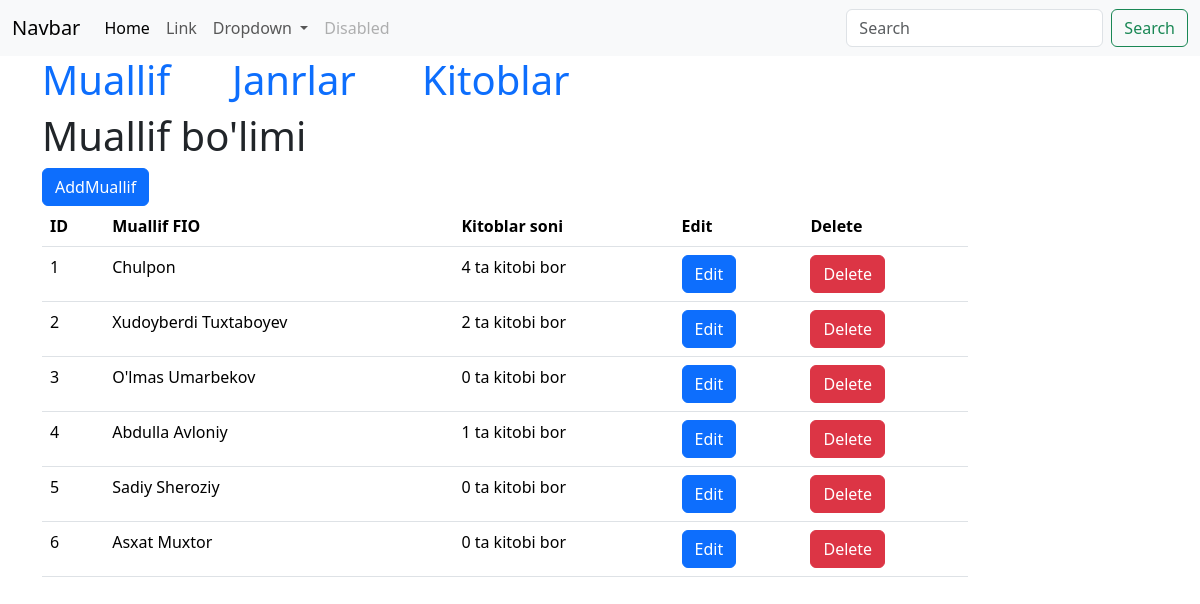
The page / on the database its author committed.
### tables this page shows
CREATE TABLE `muallif` (
  `id` int NOT NULL,
  `fio` varchar(255) NOT NULL
);

### App/Helpers/Views.php (called while the page is built, shortened)
<?php
class Views
{
    public static function make($view, $title, $muallif = [])
    {
        include dirname(__DIR__) . '/Views/' . $view . '.php';
        include dirname(__DIR__) . '/Views/main.php';
    }
}

### App/Helpers/helpers.php (called while the page is built, shortened)
<?php
if (!function_exists("view")) {
    function view($view, $title, $muallif = [])
    {
        Views::make($view, $title, $muallif);
    }
}

### App/Controllers/CategoryController.php (called while the page is built, shortened)
<?php
class CategoryController
{
    public function index()
    {
        $con = new PDO("mysql:host=localhost;dbname=php_darslar", 'root', 'root');
        $sql = "SELECT muallif.id,muallif.fio,COUNT(kitoblar.muallif_id) AS soni FROM muallif LEFT JOIN kitoblar ON muallif.id=kitoblar.muallif_id GROUP BY muallif.id";
        $st = $con->query($sql);
        $muallif = $st->fetchAll(PDO::FETCH_ASSOC);
        return view('index', 'Home', $muallif);
    }
}

### App/App.php (called while the page is built, shortened)
<?php
class App
{
    public function run()
    {
        $request = new Request();
        $route = new Route($request);
        return $route->action();
    }
}

### App/Views/index.php (the view, shortened to what this page needs)
<!doctype html>
<html lang="en">
<head>
    <link href="https://cdn.jsdelivr.net/npm/bootstrap@5.3.3/dist/css/bootstrap.min.css" rel="stylesheet">
</head>
<body>
    <nav class="navbar navbar-expand-lg bg-body-tertiary">
        <div class="container-fluid">
            <a class="navbar-brand" href="#">Navbar</a>
            <div class="collapse navbar-collapse" id="navbarSupportedContent">
                <ul class="navbar-nav me-auto mb-2 mb-lg-0">
                    <li class="nav-item">
                        <a class="nav-link active" aria-current="page" href="#">Home</a>
                    </li>
                    <li class="nav-item">
                        <a class="nav-link" href="#">Link</a>
                    </li>
                    <li class="nav-item dropdown">
                        <a class="nav-link dropdown-toggle" href="#" role="button" data-bs-toggle="dropdown" aria-expanded="false">
                            Dropdown
                        </a>
                    </li>
                    <li class="nav-item">
                        <a class="nav-link disabled" aria-disabled="true">Disabled</a>
                    </li>
                </ul>
                <form class="d-flex" role="search">
                    <input class="form-control me-2" type="search" placeholder="Search" aria-label="Search">
                    <button class="btn btn-outline-success" type="submit">Search</button>
                </form>
            </div>
        </div>
    </nav>
    <div class="container">
        <div class="row">
            <div class="col-2">
                <h1><a href="/" class="janr-link">Muallif</a></h1>
            </div>
            <div class="col-2">
                <h1><a href="/janrlar" class="janr-link">Janrlar</a></h1>
            </div>
            <div class="col-2">
                <h1><a href="/kitoblar" class="janr-link">Kitoblar</a></h1>
            </div>
        </div>
        <div class="row">
            <h1>Muallif bo'limi</h1>
        </div>
        <div class="row">
            <div class="col-4">
                <button type="button" class="btn btn-primary" data-bs-toggle="modal" data-bs-target="#createModal">
                    AddMuallif
                </button>
            </div>
        </div>
        <div class="row">
            <div class="col-10">
                <table class="table">
                    <thead>
                        <tr>
                            <th scope="col">ID</th>
                            <th scope="col">Muallif FIO</th>
                            <th scope="col">Kitoblar soni</th>
                            <th>Edit</th>
                            <th>Delete</th>
                        </tr>
                    </thead>
                    <tbody>
                        <?php
                        foreach ($muallif as $m) { ?>
                            <tr>
                                <td><?= $m['id'] ?></td>
                                <td><?= $m['fio'] ?></td>
                                <td><?=$m['soni']?> ta kitobi bor</td>
                                <td>
                                    <button type="button" class="btn btn-primary" data-bs-toggle="modal" data-bs-target="#editModal<?= $m['id'] ?>">
                                        Edit
                                    </button>
                                </td>
                                <td>
                                    <form action="/delete" method="post">
                                        <button type="submit" name="ok" class="btn btn-danger">Delete</button>
                                    </form>
                                </td>
                            </tr>
                        <?php }
                        ?>
                    </tbody>
                </table>
            </div>
        </div>
    </div>
</body>
</html>

### App/Views/index.php (style rules this page uses)
.janr-link { text-decoration: none; }

### rows shown on the page
muallif: id "1", fio "Chulpon", soni "4"
muallif: id "2", fio "Xudoyberdi Tuxtaboyev", soni "2"
muallif: id "3", fio "O'lmas Umarbekov", soni "0"
muallif: id "4", fio "Abdulla Avloniy", soni "1"
muallif: id "5", fio "Sadiy Sheroziy", soni "0"
muallif: id "6", fio "Asxat Muxtor", soni "0"
